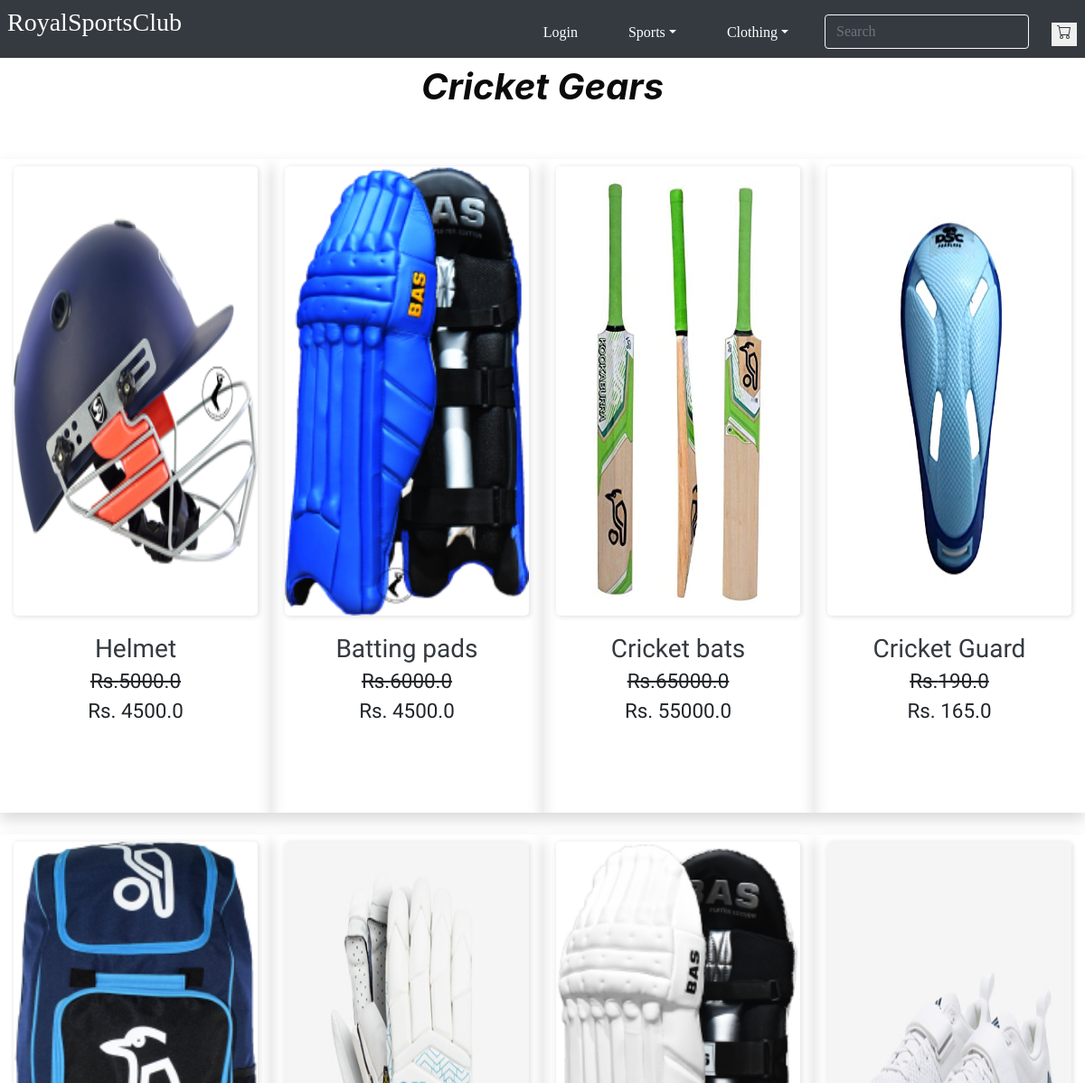
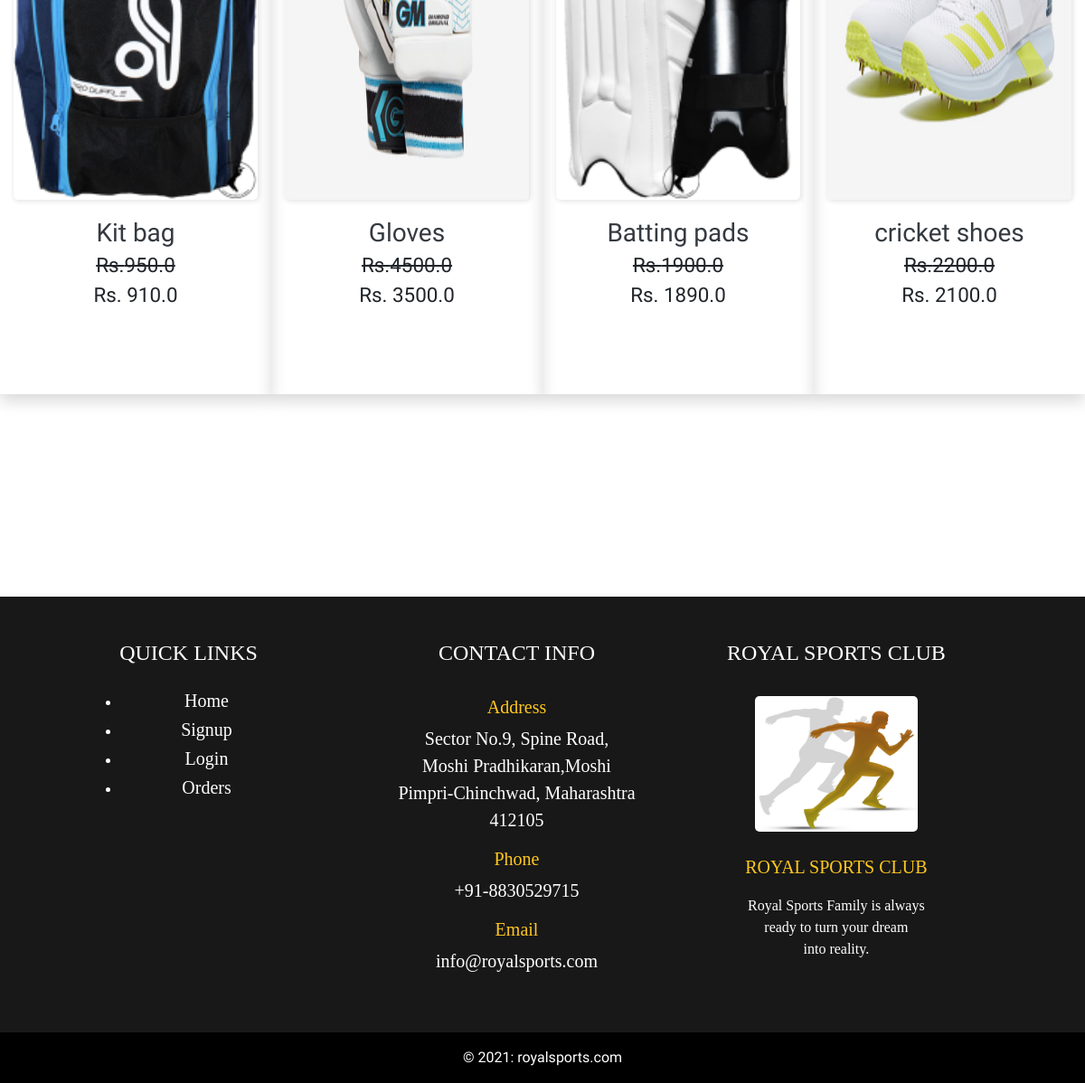
/cricket/, run on the app's committed database (2 pictures, top to bottom).
### sports/models.py (models this page shows, shortened)
class Product(models.Model):
    title = models.CharField(max_length=300)
    selling_price = models.FloatField()
    discounted_price = models.FloatField()
    description = models.TextField()
    category = models.CharField(choices=CATEGORY_CHOICES, max_length=6)
    product_image = models.ImageField(upload_to = 'productimg')

### sports/views.py (the view)
# urls.py: path('cricket/',views.cricket,name='cricket'),
def cricket(request):
    cricket = Product.objects.filter(category='ck')
    context = {
        'cricket' : cricket,
    }
    return render(request,'sports/cricket.html',context)

### sports/templates/sports/cricket.html (shortened to what this page needs)
{% extends 'sports/index.html' %}
{% load static %}
{% block main-content%}
<br> <br><br>
<center>
<h1><b><i>Cricket Gears</i></b></h1><br><br>
<div class="container-fluid" style=" font-family:Rajdhani,serif;">
   <div class="items row justify-content-around">
      {% for product in cricket %}
         <div class="item content1 text-center col-xs-12 col-sm-5 col-lg-3 shadow me-4 mb-4" style="padding-bottom: 60px;">
            <img src="{{product.product_image.url}}" class="h-75 w-100 mt-2" alt="">
            <div class="card-body">
               <div class="card-content">
                  <h3><a href="{% url 'productdetail' product.id %}" class="text-decoration-none text-dark fs-5">{{product.title}}</a><br><small><del>Rs.{{product.selling_price}}</del><br><span> Rs. {{product.discounted_price}}</span></small></h3>
               </div>
            </div>
         </div>
      {% endfor %}
   </div>
</div>
{% endblock main-content %}

### sports/static/sports/css/style.css (style rules this page uses)
h1 { color: rgb(12, 11, 11); }
img { box-shadow: 1px 1px 5px 1px rgba(0, 0, 0, 0.1); border-radius: 5px }

### data on the page
Product: product_image (picture), title "Helmet", selling_price "5000.0", discounted_price "4500.0"
Product: product_image (picture), title "Batting pads", selling_price "6000.0", discounted_price "4500.0"
Product: product_image (picture), title "Cricket bats", selling_price "65000.0", discounted_price "55000.0"
Product: product_image (picture), title "Cricket Guard", selling_price "190.0", discounted_price "165.0"
Product: product_image (picture), title "Kit bag", selling_price "950.0", discounted_price "910.0"
Product: product_image (picture), title "Gloves", selling_price "4500.0", discounted_price "3500.0"
Product: product_image (picture), title "Batting pads", selling_price "1900.0", discounted_price "1890.0"
Product: product_image (picture), title "cricket shoes", selling_price "2200.0", discounted_price "2100.0"
